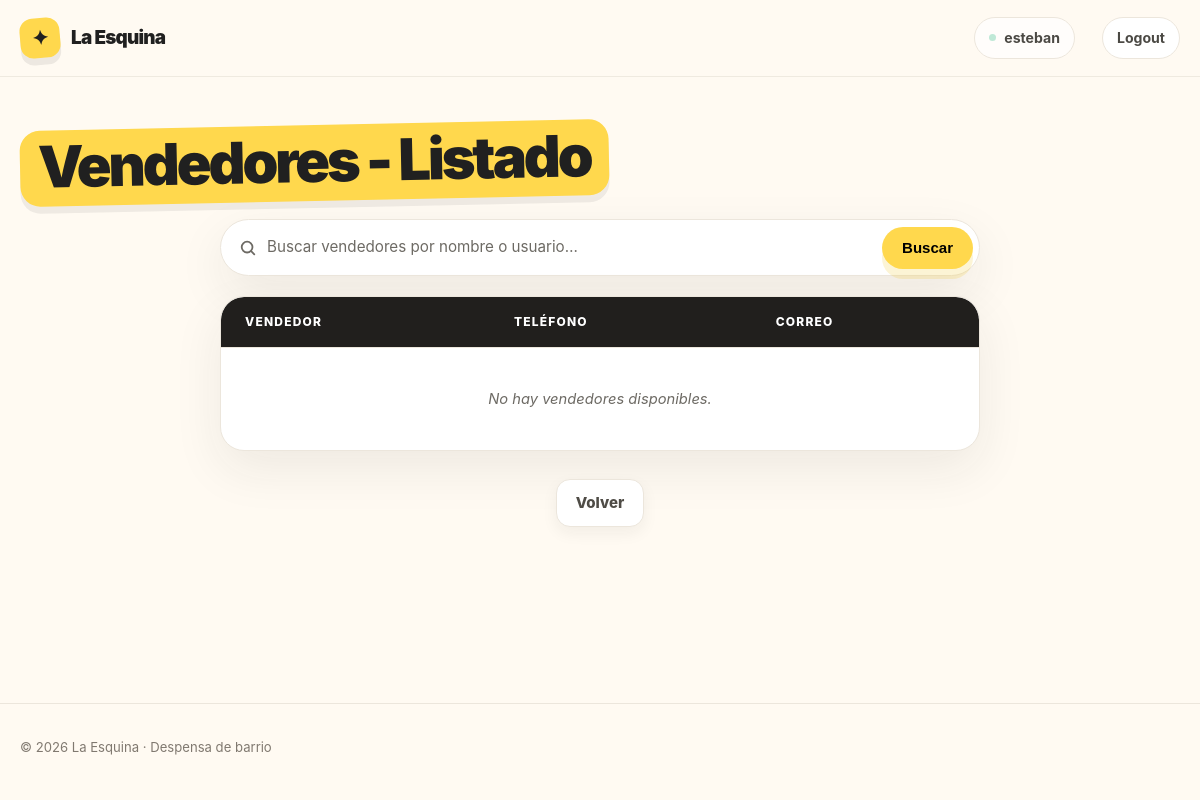
The app's page /ventas/vendedor/ (signed in), older data.
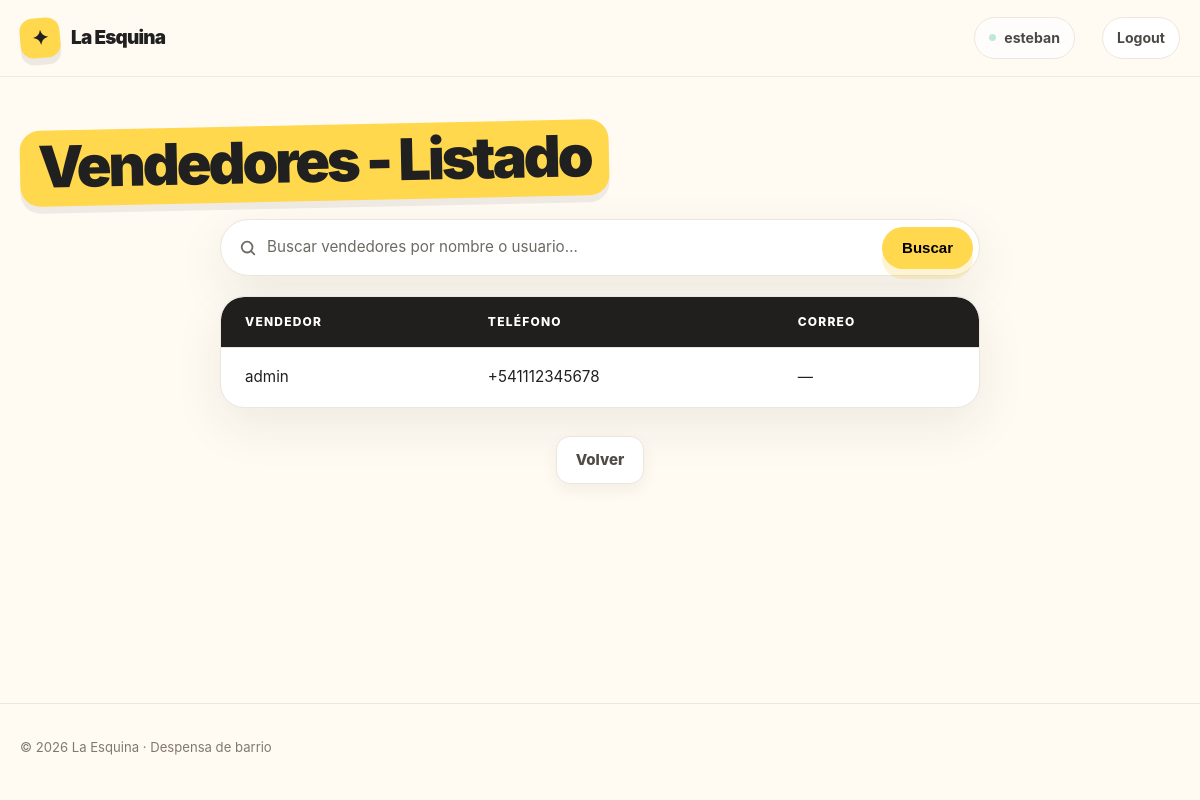
The same page, newer data.
### ventas/models/vendedor.py (models this page shows)
class Vendedor(models.Model):
    usuario = models.OneToOneField(
        settings.AUTH_USER_MODEL, on_delete=models.CASCADE, related_name="vendedor"
    )
    telefono = PhoneNumberField(blank=True)
    foto_perfil = models.ImageField(null=True, blank=True, upload_to="vendedores/perfiles/")
    def __str__(self) -> str:
        return self.usuario.get_full_name() or self.usuario.username
    class Meta:
        verbose_name = "Vendedor"
        verbose_name_plural = "Vendedores"

### ventas/views/vendedor.py (the view)
# urls.py: path("vendedor/", VendedorList.as_view(), name="vendedor_list"),
class VendedorList(ListView):
    model = Vendedor
    context_object_name = "vendedores"
    def get_queryset(self) -> QuerySet:
        busqueda = self.request.GET.get("busqueda", "").strip()
        vendedores = Vendedor.objects.select_related("usuario")
        if busqueda:
            vendedores = vendedores.filter(
                Q(usuario__first_name__icontains=busqueda)
                | Q(usuario__last_name__icontains=busqueda)
                | Q(usuario__username__icontains=busqueda)
            )
        return vendedores

### ventas/templates/ventas/vendedor_list.html
{% extends "core/base.html" %}
{% load static %}
{% block styles %}
    <link rel="stylesheet" href="{% static 'core/css/table.css' %}" />
    <link rel="stylesheet" href="{% static 'core/css/search.css' %}" />
{% endblock styles %}
{% block content %}
    <div class="container section">
        <div class="page-head">
            <h1 class="page-title">Vendedores - Listado</h1>
        </div>
        {% include "core/partials/search.html" with placeholder="Buscar vendedores por nombre o usuario…" label="Buscar vendedores" clear_url="ventas:vendedor_list" %}
        <table class="data-table">
            <thead>
                <tr>
                    <th>Vendedor</th>
                    <th>Teléfono</th>
                    <th>Correo</th>
                </tr>
            </thead>
            <tbody>
                {% for vendedor in vendedores %}
                    <tr>
                        <td>{{ vendedor }}</td>
                        <td>{{ vendedor.telefono|default:"—" }}</td>
                        <td>{{ vendedor.usuario.email|default:"—" }}</td>
                    </tr>
                {% empty %}
                    <tr>
                        <td class="table-empty" colspan="3">No hay vendedores disponibles.</td>
                    </tr>
                {% endfor %}
            </tbody>
        </table>
        <div class="page-actions">
            <a class="button button-secondary" href="{% url 'ventas:home' %}">Volver</a>
        </div>
    </div>
{% endblock content %}

Row changes from the older to the newer data that the page shows:
added Vendedor: usuario.username "admin", telefono "+541112345678", usuario.email "—"
Text that changed along with them:
text no longer shown: "No hay vendedores disponibles."
